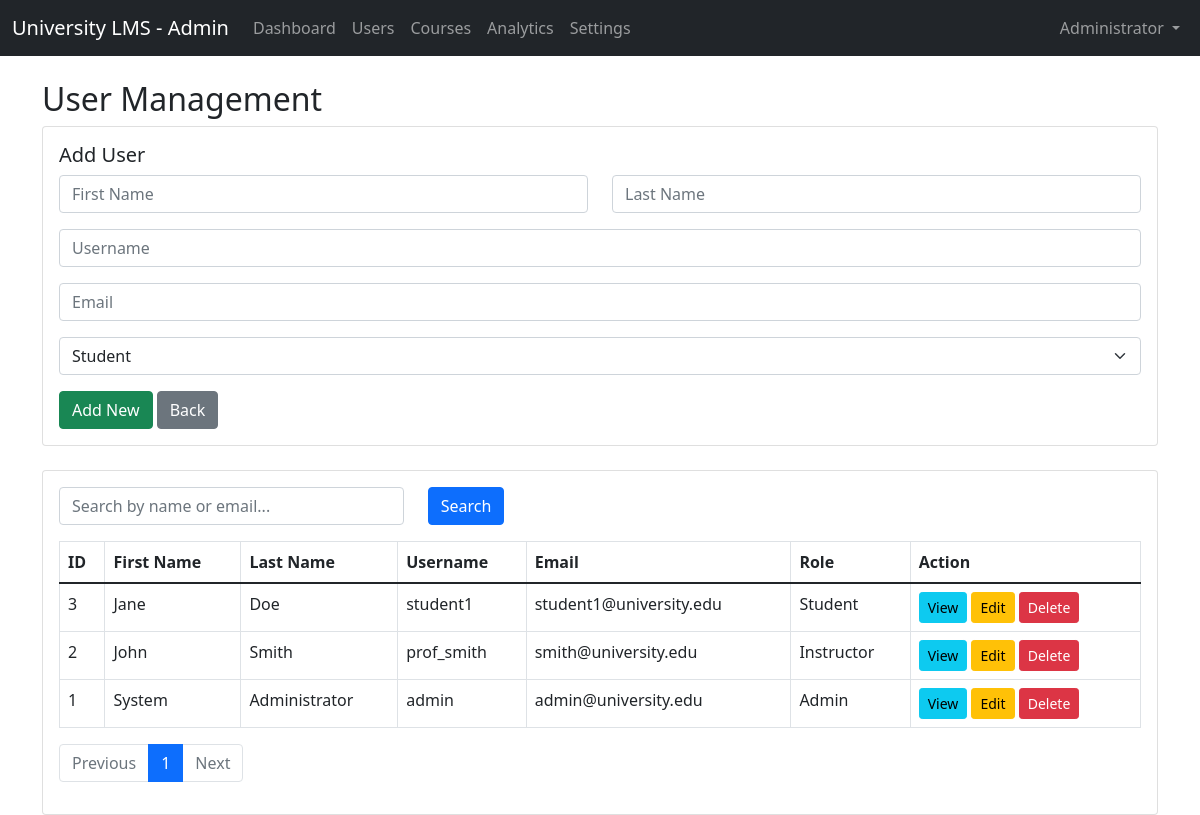
The page /admin/users.php (signed in) on the database its author committed.
### tables this page shows
CREATE TABLE users (
    id INT PRIMARY KEY AUTO_INCREMENT,
    username VARCHAR(50) UNIQUE NOT NULL,
    email VARCHAR(100) UNIQUE NOT NULL,
    password VARCHAR(255) NOT NULL,
    first_name VARCHAR(50) NOT NULL,
    last_name VARCHAR(50) NOT NULL,
    role ENUM('student', 'instructor', 'admin') NOT NULL,
    profile_image VARCHAR(255),
    created_at TIMESTAMP DEFAULT CURRENT_TIMESTAMP,
    updated_at TIMESTAMP DEFAULT CURRENT_TIMESTAMP ON UPDATE CURRENT_TIMESTAMP
);

### admin/users.php (the view, shortened to what this page needs)
<?php
$database = new Database();
$db = $database->getConnection();
$search = isset($_GET['search']) ? trim($_GET['search']) : '';
$page = isset($_GET['page']) ? max(1, (int)$_GET['page']) : 1;
$items_per_page = 10;
$offset = ($page - 1) * $items_per_page;
$where = '';
$params = [];
$query_count = "SELECT COUNT(*) as total FROM users $where";
$stmt = $db->prepare($query_count);
$stmt->execute($params);
$total_users = $stmt->fetch(PDO::FETCH_ASSOC)['total'];
$total_pages = ceil($total_users / $items_per_page);
$query = "SELECT * FROM users $where ORDER BY id DESC LIMIT $items_per_page OFFSET $offset";
$stmt = $db->prepare($query);
$stmt->execute($params);
$users = $stmt->fetchAll(PDO::FETCH_ASSOC);
$user = null;
?>
<!DOCTYPE html>
<html lang="en">
<head>
    <link href="https://cdn.jsdelivr.net/npm/bootstrap@5.1.3/dist/css/bootstrap.min.css" rel="stylesheet">
</head>
<body>
    <?php include '../includes/admin_navbar.php'; ?>
    <div class="container mt-4">
        <h2>User Management</h2>
        <div class="card mb-4">
            <div class="card-body">
                <h5 class="card-title"><?php echo $user ? (isset($_GET['edit']) ? 'Edit User' : 'View User') : 'Add User'; ?></h5>
                <form method="post" action="users.php<?php echo $user ? '?edit=' . $user['id'] : ''; ?>">
                    <div class="row mb-3">
                        <div class="col">
                            <input type="text" name="first_name" class="form-control" placeholder="First Name" value="<?php echo htmlspecialchars($user['first_name'] ?? ''); ?>" required <?php echo isset($_GET['id']) ? 'readonly' : ''; ?>>
                        </div>
                        <div class="col">
                            <input type="text" name="last_name" class="form-control" placeholder="Last Name" value="<?php echo htmlspecialchars($user['last_name'] ?? ''); ?>" required <?php echo isset($_GET['id']) ? 'readonly' : ''; ?>>
                        </div>
                    </div>
                    <div class="mb-3">
                        <input type="text" name="username" class="form-control" placeholder="Username" value="<?php echo htmlspecialchars($user['username'] ?? ''); ?>" required <?php echo isset($_GET['id']) ? 'readonly' : ''; ?>>
                    </div>
                    <div class="mb-3">
                        <input type="email" name="email" class="form-control" placeholder="Email" value="<?php echo htmlspecialchars($user['email'] ?? ''); ?>" required <?php echo isset($_GET['id']) ? 'readonly' : ''; ?>>
                    </div>
                    <div class="mb-3">
                        <select name="role" class="form-select" required <?php echo isset($_GET['id']) ? 'disabled' : ''; ?>>
                            <option value="student" <?php echo (!isset($user['role']) || $user['role'] == 'student') ? 'selected' : ''; ?>>Student</option>
                        </select>
                    </div>
                    <?php if (!isset($_GET['id'])): ?>
                        <button type="submit" class="btn btn-success"><?php echo $user ? 'Update' : 'Add New'; ?></button>
                    <?php endif; ?>
                    <a href="users.php" class="btn btn-secondary">Back</a>
                </form>
            </div>
        </div>
        <div class="card">
            <div class="card-body">
                <form class="row mb-3" method="get">
                    <div class="col-md-4">
                        <input type="text" name="search" class="form-control" placeholder="Search by name or email..." value="<?php echo htmlspecialchars($search); ?>">
                    </div>
                    <div class="col-md-2">
                        <button type="submit" class="btn btn-primary">Search</button>
                    </div>
                </form>
                <div class="table-responsive">
                    <table class="table table-bordered table-hover">
                        <thead>
                            <tr>
                                <th>ID</th>
                                <th>First Name</th>
                                <th>Last Name</th>
                                <th>Username</th>
                                <th>Email</th>
                                <th>Role</th>
                                <th>Action</th>
                            </tr>
                        </thead>
                        <tbody>
                            <?php foreach ($users as $u): ?>
                                <tr>
                                    <td><?php echo $u['id']; ?></td>
                                    <td><?php echo htmlspecialchars($u['first_name']); ?></td>
                                    <td><?php echo htmlspecialchars($u['last_name']); ?></td>
                                    <td><?php echo htmlspecialchars($u['username']); ?></td>
                                    <td><?php echo htmlspecialchars($u['email']); ?></td>
                                    <td><?php echo htmlspecialchars(ucfirst($u['role'])); ?></td>
                                    <td>
                                        <a href="users.php?id=<?php echo $u['id']; ?>" class="btn btn-sm btn-info">View</a>
                                        <a href="users.php?edit=<?php echo $u['id']; ?>" class="btn btn-sm btn-warning">Edit</a>
                                        <a href="users.php?delete=<?php echo $u['id']; ?>" class="btn btn-sm btn-danger" onclick="return confirm('Are you sure you want to delete this user?');">Delete</a>
                                    </td>
                                </tr>
                            <?php endforeach; ?>
                        </tbody>
                    </table>
                </div>
                <nav>
                    <ul class="pagination">
                        <li class="page-item <?php echo $page <= 1 ? 'disabled' : ''; ?>">
                            <a class="page-link" href="?page=<?php echo $page - 1; ?>&search=<?php echo urlencode($search); ?>">Previous</a>
                        </li>
                        <?php for ($i = 1; $i <= $total_pages; $i++): ?>
                            <li class="page-item <?php echo $i === $page ? 'active' : ''; ?>">
                                <a class="page-link" href="?page=<?php echo $i; ?>&search=<?php echo urlencode($search); ?>"><?php echo $i; ?></a>
                            </li>
                        <?php endfor; ?>
                        <li class="page-item <?php echo $page >= $total_pages ? 'disabled' : ''; ?>">
                            <a class="page-link" href="?page=<?php echo $page + 1; ?>&search=<?php echo urlencode($search); ?>">Next</a>
                        </li>
                    </ul>
                </nav>
            </div>
        </div>
    </div>
</body>
</html>

### rows shown on the page
users: id "3", first_name "Jane", last_name "Doe", username "student1", email "student1@university.edu", role "Student"
users: id "2", first_name "John", last_name "Smith", username "prof_smith", email "smith@university.edu", role "Instructor"
users: id "1", first_name "System", last_name "Administrator", username "admin", email "admin@university.edu", role "Admin"
